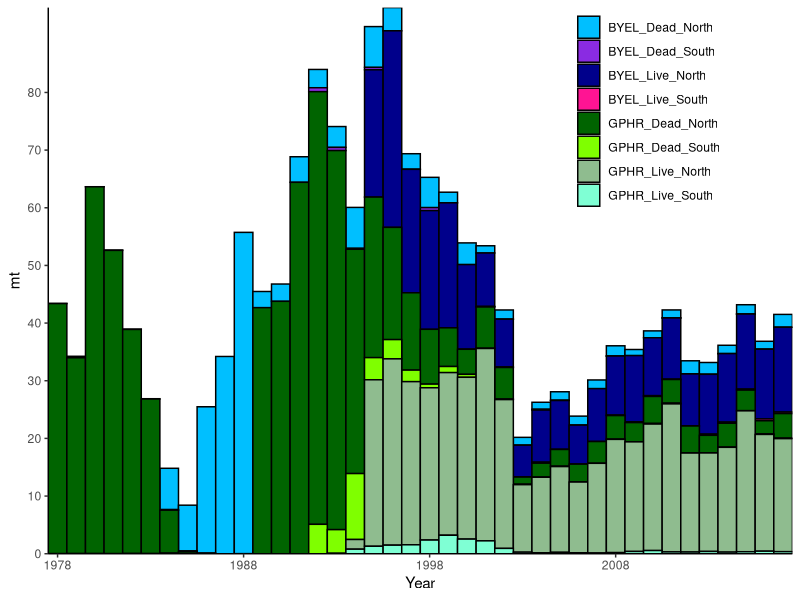

R code for this plot:
###Graph the commercial catches
#North and south of Conception
#By species
#By live and dead



library(ggplot2)
library(dplyr)
library(tidyr)
setwd('C:/GopherBlackYellow2019/txt_files')

out.dir = "C:/GopherBlackYellow2019/Figures/"



comm_dat = read.csv('Comm_catch_live_dead.csv')


#bar plot of original catches
comm_dat = comm_dat %>% 
   gather(Source,mt,BYEL_Dead_North:GPHR_Live_South)


#comm_dat$Source <- factor(comm_dat$Source, 
#                              levels=c("GPHR_Dead_North", 
#                                       "GPHR_Live_North",
##                                       "BYEL_Dead_North" ,
#                                       "BYEL_Live_North",
#                                       "GPHR_Dead_South" ,
##                                       "GPHR_Live_South",
#                                       "BYEL_Dead_South" ,
#                                       "BYEL_Live_South"))
 
 

png(filename = paste0(out.dir,"Catches_livedeadNS_gby.png"),
    width = 6, height = 4, units = "in", pointsize = 12, res=300)
#x11()
ggplot(comm_dat, aes(x=Year, y=mt, fill=Source)) +
  geom_bar(stat="identity", width=1,colour="black") +
  theme(panel.grid.major = element_blank(), 
        panel.grid.minor = element_blank(),
        panel.background = element_blank(),
        panel.border = element_blank(),
        axis.line = element_line(colour = "black"),
        legend.justification = c(0, 1), 
        legend.position = c(0.7, 1)) +
  theme(legend.title=element_blank()) +
  scale_x_continuous(breaks = seq(1978,2020, by = 10),
                     expand = c(0, 0)) +
  scale_y_continuous(breaks = seq(0,80, by = 10),
                     expand = c(0, 0)) +
  scale_fill_manual("legend",
                    values = c("BYEL_Dead_North" = "deepskyblue",
                               "BYEL_Dead_South"  = "blueviolet",
                               "BYEL_Live_North" = "blue4",
                                "BYEL_Live_South" = "deeppink",
                                "GPHR_Dead_North" = "darkgreen",
                                "GPHR_Dead_South" = "chartreuse",
                                "GPHR_Live_North" = "darkseagreen",
                                "GPHR_Live_South" = "aquamarine"))
  
  
dev.off()
